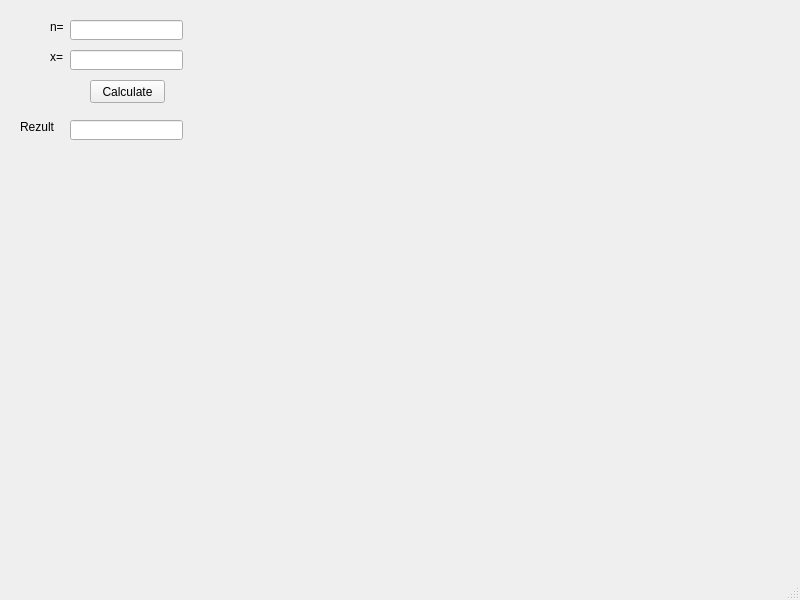
<?xml version="1.0" encoding="UTF-8"?>
<ui version="4.0">
 <class>MainWindow</class>
 <widget class="QMainWindow" name="MainWindow">
  <property name="geometry">
   <rect>
    <x>0</x>
    <y>0</y>
    <width>800</width>
    <height>600</height>
   </rect>
  </property>
  <property name="windowTitle">
   <string>MainWindow</string>
  </property>
  <widget class="QWidget" name="centralwidget">
   <widget class="QLabel" name="label">
    <property name="geometry">
     <rect>
      <x>50</x>
      <y>20</y>
      <width>47</width>
      <height>13</height>
     </rect>
    </property>
    <property name="text">
     <string>n=</string>
    </property>
   </widget>
   <widget class="QLabel" name="label_2">
    <property name="geometry">
     <rect>
      <x>50</x>
      <y>50</y>
      <width>47</width>
      <height>13</height>
     </rect>
    </property>
    <property name="text">
     <string>х=</string>
    </property>
   </widget>
   <widget class="QLineEdit" name="txtn">
    <property name="geometry">
     <rect>
      <x>70</x>
      <y>20</y>
      <width>113</width>
      <height>20</height>
     </rect>
    </property>
   </widget>
   <widget class="QLineEdit" name="txtm">
    <property name="geometry">
     <rect>
      <x>70</x>
      <y>50</y>
      <width>113</width>
      <height>20</height>
     </rect>
    </property>
   </widget>
   <widget class="QPushButton" name="pushButton">
    <property name="geometry">
     <rect>
      <x>90</x>
      <y>80</y>
      <width>75</width>
      <height>23</height>
     </rect>
    </property>
    <property name="text">
     <string>Calculate</string>
    </property>
   </widget>
   <widget class="QLineEdit" name="rezult">
    <property name="geometry">
     <rect>
      <x>70</x>
      <y>120</y>
      <width>113</width>
      <height>20</height>
     </rect>
    </property>
   </widget>
   <widget class="QLabel" name="label_3">
    <property name="geometry">
     <rect>
      <x>20</x>
      <y>120</y>
      <width>47</width>
      <height>13</height>
     </rect>
    </property>
    <property name="text">
     <string>Rezult</string>
    </property>
   </widget>
  </widget>
  <widget class="QMenuBar" name="menubar">
   <property name="geometry">
    <rect>
     <x>0</x>
     <y>0</y>
     <width>800</width>
     <height>21</height>
    </rect>
   </property>
  </widget>
  <widget class="QStatusBar" name="statusbar"/>
 </widget>
 <resources/>
 <connections/>
</ui>
